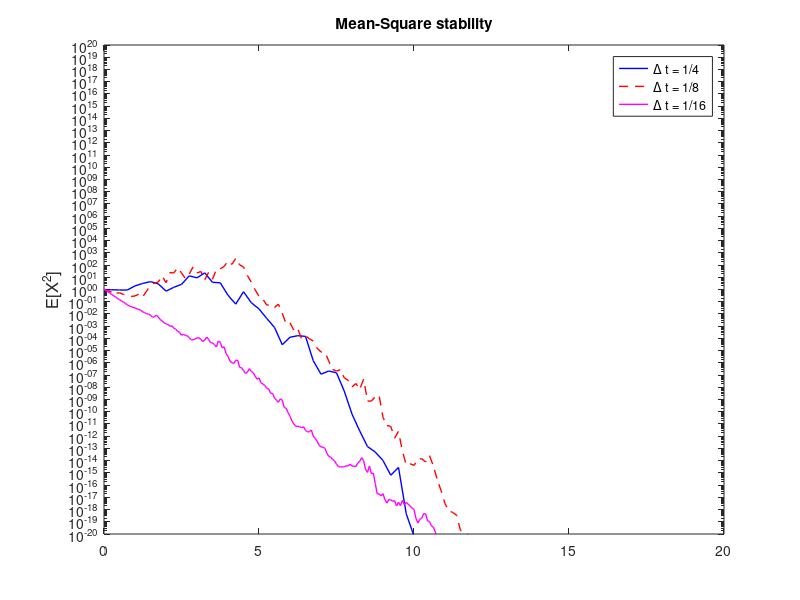

Write MATLAB code to recreate this figure.
% STAB Mean-Square stability test for tamed Milstein
%
% SDE is dX = -lambda*X-sigma*X^5 dt + mu*X dW, X(0) = Xzero,
%       where lambda and mu are constant and Xzero = 1.
%

randn('state', 102)
T = 20; M = 5000; Xzero = 1;
ltype = {'b-','r--', 'm-'};

lambda = 2; mu = sqrt(2); sigma = 1;

% dt = 2^(-3);
% Num = T/dt;
% dW = sqrt(2^(-3))*randn(1 ,Num);
% W = cumsum(dW);
% Xtrue = (Xzero*exp((lambda - 0.5*mu^2)*([dt:dt:T]) + mu*W)).^2;
% plot([0:dt:T], [Xzero, Xtrue], 'm*-'), hold on

for k = 1:3
    Dt = 2^(-1-k);
    N = T/Dt;
    Xms = zeros(1,N); Xtemp = Xzero*ones(M,1);
    for j = 1:N
        Winc = sqrt(Dt)*randn(M,1);
        tamed_term = 1 + abs(-lambda*Xtemp - sigma*Xtemp.^5)*Dt;
        Xtemp = Xtemp + (Dt*(-lambda*Xtemp - sigma*Xtemp.^5))./tamed_term + mu*Xtemp.*Winc...
            + Xtemp.*(Winc.^2 - Dt);
        Xms(j) = mean(Xtemp.^2);
    end
    semilogy([0:Dt:T], [Xzero, Xms], ltype{k}, 'Linewidth',1), hold on
end
legend('\Delta t = 1/4', '\Delta t = 1/8', '\Delta t = 1/16')
title('Mean-Square stability')
ylabel('E[X^2]', 'FontSize', 12), axis([0, T, 1e-20, 1e+20]), hold off